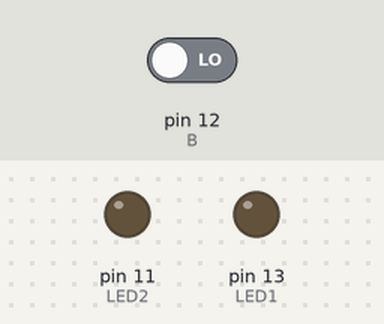
The sketch below on a simulated Arduino Uno, built with avr-gcc and run on an emulated ATmega328P. Shown: output pins drawn as LEDs (lit = HIGH). Inputs (shaded band) come from the test bench; at power-on: pin 12 (B) LOW.

Above: at 1.2 s.
1.3 s: pin 12 (B) driven HIGH
At 2.7 s:
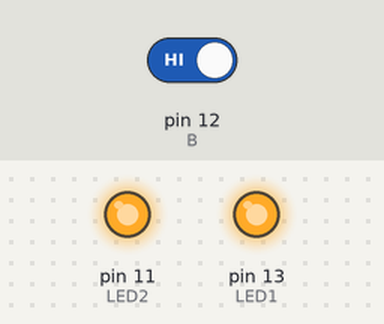
At 32.5 s:
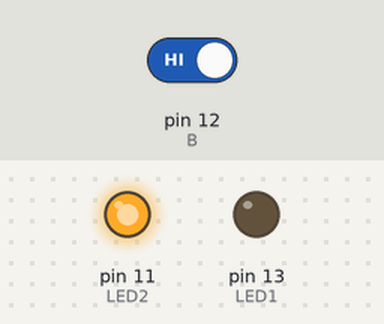
Timing chart, 0 to 32.8 s (numbered marks = the images above; inputs shaded):
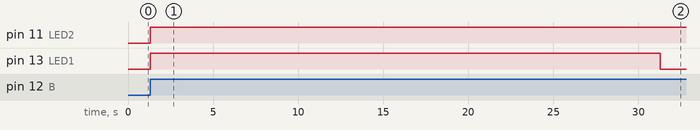

Measured:
- after the input at 1.3 s, pin 11 (LED2): LOW → HIGH at once; pin 13 (LED1): LOW → HIGH at once, → LOW 30.0 s later

The sketch:

ice.ino
```cpp
#include "method.h"

int B  = 12;
int LED1 = 13;
int LED2 = 11;
int time1 = 30;
int time2= 60;

void setup()
{
  pinMode(LED1, OUTPUT);
  pinMode(B,INPUT);
  pinMode(LED2, OUTPUT);
}

void loop()
{
  turnOn( LED1, LED2, time1, time2, B);

}
```

method.cpp
```cpp
#include "method.h"
#include <Arduino.h>

void turnOn(int LED1, int LED2, int time1, int time2, int B)
{
  if(digitalRead(B)>0)
  {
    digitalWrite(LED1,HIGH);
    digitalWrite(LED2,HIGH);
    delay(time1 *1000);
    digitalWrite(LED1,LOW);
    delay((time2- time1)*1000);
    digitalWrite(LED2,LOW);
    }
}
```

method.h
```cpp
#ifndef METHOD_H
#define METHOD_H

void turnOn (int LED1, int LED2, int time1, int time2, int B);

#endif
```
